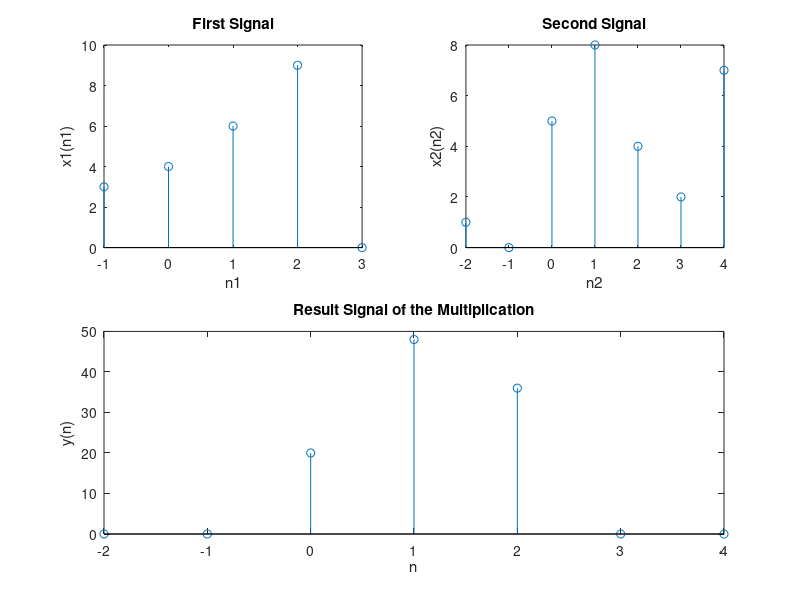

Write the MATLAB code that produced this figure.
function sigmult(~)
  x1=[3 4 6 9 0];
n1=-1:3;
x2=[1 0 5 8 4 2 7];
n2=-2:4;

subplot(2,2,1);
stem(n1,x1);
title('First Signal')
xlabel('n1');
ylabel('x1(n1)');

subplot(2,2,2);
stem(n2,x2);
title('Second Signal')
xlabel('n2');
ylabel('x2(n2)');

n=min(min(n1),min(n2)):max(max(n1),max(n2));
y1=zeros(1,length(n));
y2=zeros(1,length(n));
y1(  find( (n>=min(n1))  & (n<=max(n1)) )   )=x1;
y2 (  find( (n>=min(n2))  & (n<=max(n2)) )   )=x2;
y=y1.*y2;

subplot(2,2,[3 4]);
stem(n,y);
title('Result Signal of the Multiplication')
xlabel('n');
ylabel('y(n)');

end
